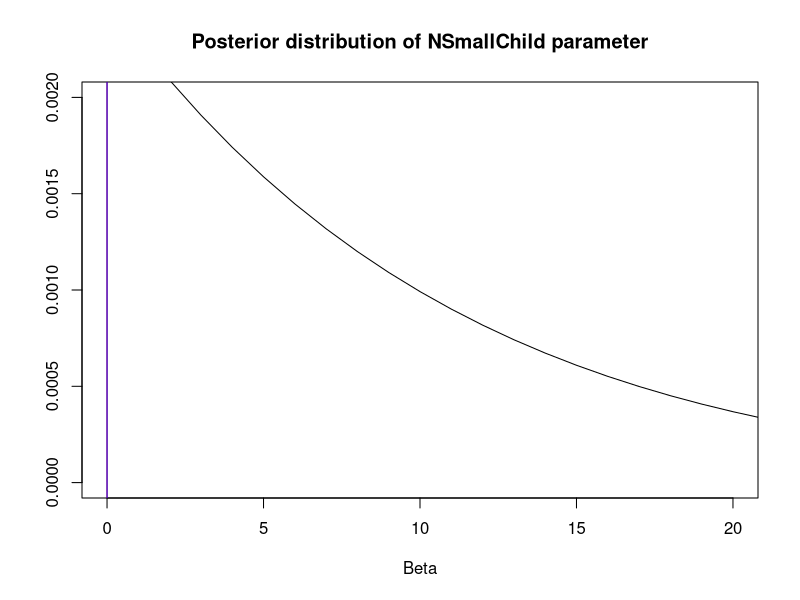

Source code (R):
womenData = read.table("WomenWork.txt", header=TRUE)
library(mvtnorm)

######## A ########
# Added a zero in the model formula so that R doesn’t add an extra intercept
# A . in the model formula means to add all other variables in the dataset as features
glmModel <- glm(Work ~ 0 + ., data = womenData, family = binomial)


######## B ########
# Param setup
tau <- 10
nParams <- 8
mu <- as.vector(rep(0, nParams))
X <- as.matrix(womenData[,2:9])
y <- as.matrix(womenData[,1])
initVal <- as.vector(rep(0,nParams))
sigma <-  tau^2 * diag(nParams)
initBetas <- rep(0,nParams)


# Calculate the Log Posterior Logistic
logPost <- function(beta,y,X,mu,Sigma) {
  
  # Calculate predictions by multiplying data with betas
  pred <- X%*%beta
  
  # Log likelihood function, derived by taking the log of the likelihood function prod(e^pred*y/(1+e^pred))
  logLik <- sum(y * pred - log(1 + exp(pred)))
  
  # 
  logPrior <- dmvnorm(beta, matrix(0,nParams,1), Sigma, log=TRUE);
  
  return (logPrior + logLik)
}

OptimResults<-optim(initBetas,logPost,gr=NULL,y,X,mu,sigma,method=c("BFGS"),control=list(fnscale=-1),hessian=TRUE)

postCov <- -solve(OptimResults$hessian)
st_div <- sqrt(diag(postCov))
betaMode <- OptimResults$par
nSmallChild <- betaMode[7]
postDist <- dnorm(x = seq(0,10,0.01), mean = betaMode[7], sd = st_div[7])

# plot posterior distribution NSmallChild parameter
cred_int <- quantile(postDist, c(0.025, 0.975))
plot(postDist, 
     xlim = c(0,20),
     ylim = c(0,0.002),
     type = 'l', 
     xlab = 'Beta', 
     ylab = '', 
     main = 'Posterior distribution of NSmallChild parameter')
abline(v = cred_int[1], col='red')
abline(v = cred_int[2], col='blue')



########## C ###########
y <- c(constant = 1, 
       husbandInc = 10,
       educYears = 8, 
       expYears = 10,
       expYears2 = 1,
       age = 40, 
       nSmallChild = 1,
       nBigChild = 1)

n_draws <- 1000

predDist <- function(n, beta, sigma, y) {
  y_draws = c()
  for (i in 1:n) {
    #beta draw
    betaDraw = as.vector(rmvnorm(1, mean = beta, sigma = sigma))
    #probability
    p <- exp(y%*%betaDraw)/(1+exp(y%*%betaDraw))
    #prediction of y
    y_draw = rbinom(1, 1, p)
    y_draws = c(y_draws, y_draw)
  }
  return (y_draws)
}

draws = predDist(n_draws, betaMode, postCov, y)
workProb <- sum(draws == 1)
print(workProb/n_draws)

